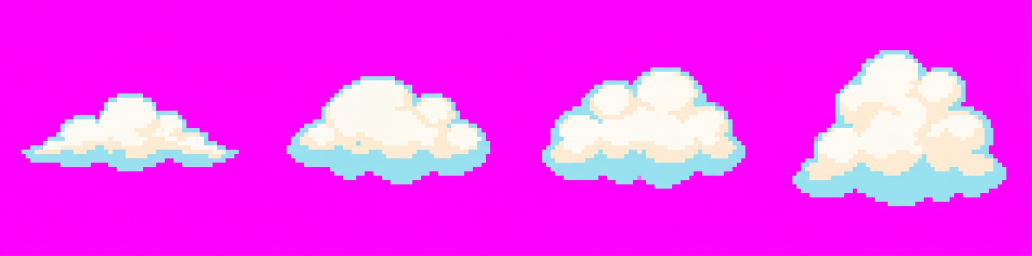
#> input picture source/cote_v2/nuages_generes.png, 2064 x 512 px (shown at 1/2 size)
$ python build_cote_v2.py
#> lines starting #> are read from the running program, lines starting #| are printed output that depends on the picture; after the words box and inside, x2 and y2 are one past the last pixel; in counts of white or black regions, pixels touching at a corner belong together
"""V2: corrected generated rock, separate generated sky/clouds, real indexed palette cycling.
Never overwrites V1. Cloud wrapping and palette rotation are independent animations.
"""
from pathlib import Path
from PIL import Image,ImageDraw,ImageFont
import numpy as np,json,hashlib,base64,math
R=Path(__file__).resolve().parents[1];S=R/'source/cote_v2';O=R/'sprites/cote_v2';O.mkdir(exist_ok=True)
OLD=R/'sprites/falaises_cotieres_nues'
def key_image(path):
    im=Image.open(path).convert('RGBA');a=np.asarray(im).copy();r,g,b=[a[:,:,i].astype(float) for i in range(3)]
#> after `r, g, b = [a[:, :, i].astype(float) for i in range(3)]`:
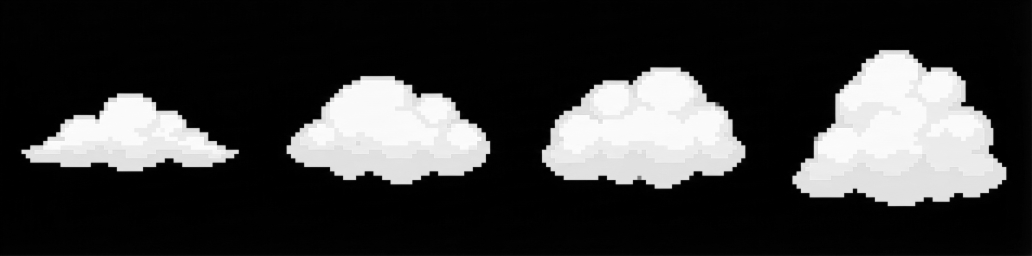
#> g: shape (512, 2064) float64 (shown at 1/2 size); min 0, max 255, mean 57.3
    key=((r>160)&(b>145)&(r>g*1.35)&(b>g*1.35))|((r>100)&(b>100)&(r>g*1.8)&(b>g*1.8)&(b>r*.8)&(g<100));a[key]=0
#> after `key = (r > 160) & (b > 145) & (r > g * 1.35) & (b > g * 1.35) | (r > 1`:
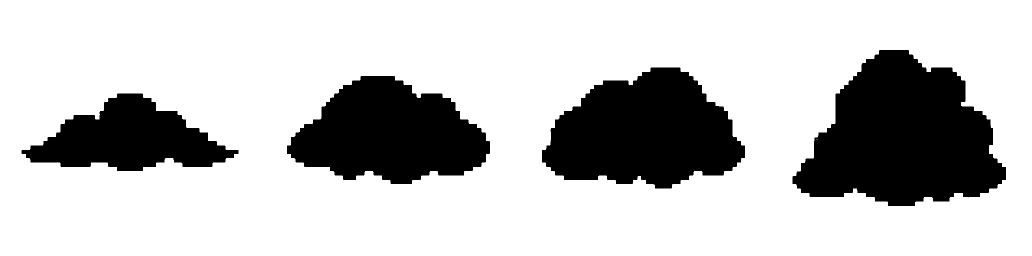
#> key: shape (512, 2064) bool (shown at 1/2 size); 76.3% white; 4 black regions, box (x1, y1, x2, y2) and area: (1585, 100, 2012, 412) 87233, (1084, 135, 1490, 377) 67702, (574, 152, 980, 368) 58441, (43, 187, 477, 342) 37299
#> after `a[key] = 0`:
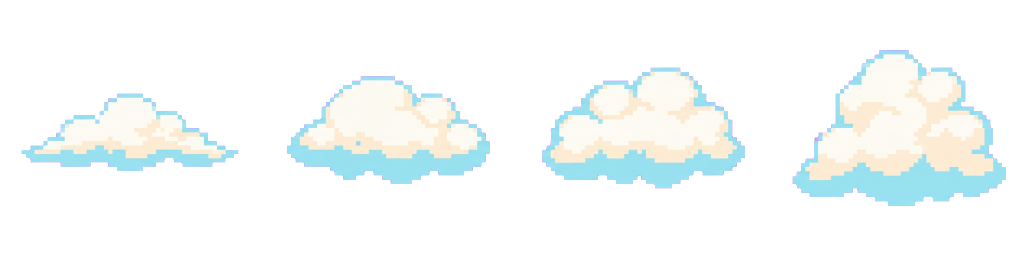
#> a: shape (512, 2064, 4) (shown at 1/2 size); mean R, G, B, A 51.6, 56, 55.5, 60.5; transparent parts drawn white
    return Image.fromarray(a)
def digest(data):return hashlib.sha256(data).hexdigest()
cloud_source=key_image(S/'nuages_generes.png');a=np.asarray(cloud_source);occupied=a[:,:,3].any(axis=0);edges=np.diff(np.r_[False,occupied,False].astype(int));runs=list(zip(np.where(edges==1)[0],np.where(edges==-1)[0]));runs=[(int(x),int(y)) for x,y in runs if y-x>16];assert len(runs)==4,runs
#> after `edges = np.diff(np.r_[False, occupied, False].astype(int))`: edges = 2065 values, max 1 at index 43, min -1 at index 477, mean 0
#> after `runs = list(zip(np.where(edges == 1)[0], np.where(edges == -1)[0]))`: runs = [(43, 477), (574, 980), (1084, 1490), (1585, 2012)]
clouds=[];source_boxes=[]
for i,(x0,x1) in enumerate(runs):
    ys=np.where(a[:,x0:x1,3].any(axis=1))[0];box=[x0,int(ys[0]),x1,int(ys[-1])+1];crop=cloud_source.crop(box);im=Image.new('RGBA',(math.ceil(crop.width/8)*8,math.ceil(crop.height/8)*8));im.paste(crop,(0,0));im.save(O/f'COTEV2_NUAGE_{i+1:02}.png',optimize=True);clouds.append(im);source_boxes.append(box)
#> this loop made 4 passes
#> (x0, x1, box) on passes 1 to 4: (43, 477, [43, 187, 477, 342]), (574, 980, [574, 152, 980, 368]), (1084, 1490, [1084, 135, 1490, 377]), (1585, 2012, [1585, 100, 2012, 412])
#> pass 1, `ys = np.where(a[:, x0:x1, 3].any(axis=1))[0]`:
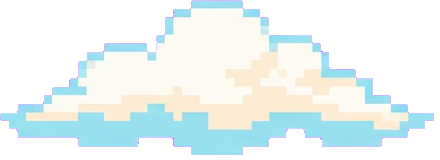
#> saved as COTEV2_NUAGE_01.png: PIL image 440x160 RGBA; mean R, G, B, A 114.1, 124.9, 124.5, 135.1; transparent parts drawn white
#> pass 2, `crop = cloud_source.crop(box)`:
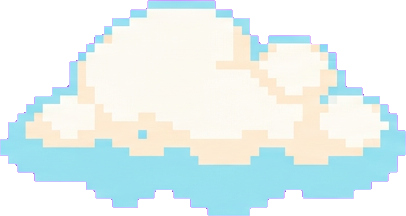
#> crop: PIL image 406x216 RGBA; mean R, G, B, A 143.3, 157.3, 156.5, 169.9; transparent parts drawn white
#> after the loop:
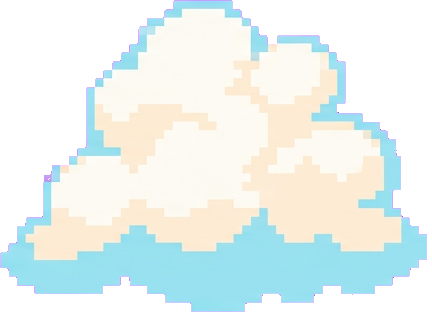
#> im: PIL image 432x312 RGBA; mean R, G, B, A 141.8, 152.9, 150.5, 165; transparent parts drawn white
#> after the loop, clouds = 4 items; source_boxes = [[43, 187, 477, 342], [574, 152, 980, 368], [1084, 135, 1490, 377], [1585, 100, 2012, 412]]
P=math.ceil((sum(im.width for im in clouds)+128*len(clouds))/8)*8
#> P = 2200
CH=math.ceil((max(im.height for im in clouds)+32)/8)*8;horizon=CH+16
#> after `CH = math.ceil((max((im.height for im in clouds)) + 32) / 8) * 8`: CH = 344
#> after `horizon = CH + 16`: horizon = 360
cloudtile=Image.new('RGBA',(P,CH));placements=[];x=64
#> after `cloudtile = Image.new('RGBA', (P, CH))`: cloudtile: PIL image 2200x344 RGBA; every value is 0
for i,im in enumerate(clouds):
    y=CH-16-im.height;cloudtile.paste(im,(x,y));placements.append({'cloud':i+1,'dest_px':[x,y]});x+=im.width+128
#> this loop made 4 passes
#> (y, x) on passes 1 to 4: (168, 632), (112, 1168), (80, 1704), (16, 2264)
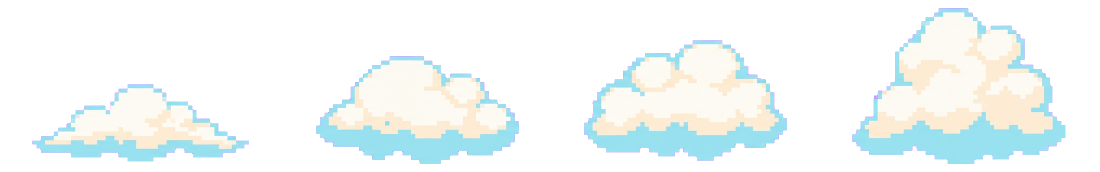
#> cloudtile: PIL image 2200x344 RGBA (shown at 1/2 size); mean R, G, B, A 72, 78.2, 77.5, 84.5; transparent parts drawn white
#> after the loop, placements = 4 items; x = 2264
assert x-64<=P
cloudtile.save(O/'COTEV2_NUAGES_WRAP.png',optimize=True)
assert not np.asarray(cloudtile)[:,:32,3].any() and not np.asarray(cloudtile)[:,-32:,3].any()
manifest={'version':2,'terrain_is_generated_not_canonical':True,'terrain_resampling':False,'cloud_resampling':False,'sky_fitting':'Generated sky resized with nearest-neighbor only; rock and cloud sprites never resized','clouds':{'source_sha256':digest((S/'nuages_generes.png').read_bytes()),'source_boxes':source_boxes,'transparent_padding_to_grid_px':8,'placements':placements,'tile':'COTEV2_NUAGES_WRAP.png','size_px':[P,CH],'period_px':P,'speed_px_per_second':12,'direction':'left','mode':'translation modulo period, NOT ping-pong','y':8,'sky_horizon_px':horizon,'horizontal_transparent_margin_min_px':32},'sea':{'mode':'fixed indexed PNG data, cyclic permutation of palette entries only','frame_count':8,'frame_ms':160,'moving_geometry':False,'quantization':False,'source':'V1 sea frame 1, derived from user Pelipper Post Office sheet; this is not Metano river animation'},'zones':[],'limits':['Generated terrain texture, not source-identical Metano tile assembly','Sky/clouds generated; source cloud colors preserved after chroma key','Sea indices remain fixed but the new palette sequence is original, not game metadata','No PMDO runtime test; PNG import alone does not enable wrapping or runtime palette rotation']}
view=[];previews=[]
def cloud_layer(w,h,offset=0):
    layer=Image.new('RGBA',(w,h));offset=offset%P
    for x in range(-offset,w,P):layer.paste(cloudtile,(x,8))
    return layer
for zi,name in enumerate(['01_promontoire','02_terrasse']):
    d=O/name;d.mkdir(exist_ok=True);prefix='COTEV2_'+str(zi+1).zfill(2)
#> (the run stopped early here; a loop or call above may not have finished)
